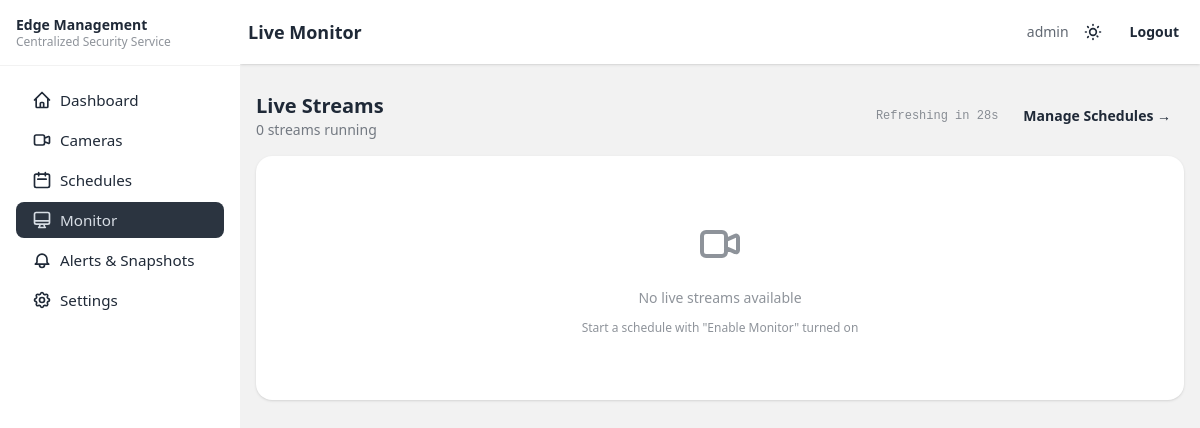
Screenshot of /monitor/ (signed in) with the database file from the repository.
### app/models.py (models this page shows)
class User(AbstractUser):
    ROLES = [('admin', 'Admin'), ('operator', 'Operator'), ('viewer', 'Viewer')]
    role = models.CharField(max_length=20, choices=ROLES, default='viewer')

class SiteConfig(models.Model):
    company_name = models.CharField(max_length=200, default='My Company')
    app_name     = models.CharField(max_length=200, default='SOCA Dashboard')
    company_logo = models.FileField(upload_to='logos/', blank=True)
    logo_height  = models.PositiveIntegerField(default=40, help_text='Logo height in pixels')
    class Meta:
        verbose_name = 'Site Config'
    @classmethod
    def get(cls):
        obj, _ = cls.objects.get_or_create(pk=1)
        return obj

### app/views.py (the view, shortened to what this page needs)
# urls.py: path("monitor/", views.monitor_view, name="monitor"),
@login_required
def monitor_view(request):
    edge = EdgeConfig.objects.first()
    engine_url = edge.engine_url if edge else settings.ENGINE_BASE_URL
    running = Schedule.objects.select_related("camera").filter(
        is_active=True, enable_monitor=True
    ).exclude(current_job_id="")
    streams = []
    for s in running:
        job = engine_client.get_job(s.current_job_id)
    return render(request, "monitor.html", {"streams": streams, "engine_url": engine_url})

### app/context_processors.py (called while the page is built)
def site_config(request):
    return {'site_config': SiteConfig.get()}

### engine_client.py (called while the page is built)
def _base():
    from app.models import EdgeConfig
    cfg = EdgeConfig.objects.first()
    return cfg.engine_url if cfg else settings.ENGINE_BASE_URL

def get_job(job_id):
    try:
        return requests.get(f"{_base()}/jobs/{job_id}", timeout=3).json()
    except Exception:
        return None

### templates/monitor.html (shortened to what this page needs)
{% extends "base.html" %}
{% block page_title %}Live Monitor{% endblock %}
{% block content %}
<div class="space-y-4">
  <div class="flex items-center justify-between">
    <div>
      <h2 class="text-xl font-bold">Live Streams</h2>
      <p class="text-sm opacity-60">{{ streams|length }} stream{% if streams|length != 1 %}s{% endif %} running</p>
    </div>
    <div class="flex items-center gap-3">
      <span id="reload-countdown" class="text-xs opacity-50 font-mono"></span>
      <a href="{% url 'schedule_list' %}" class="btn btn-ghost btn-sm">Manage Schedules →</a>
    </div>
  </div>
  {% if streams %}
  <div class="grid grid-cols-1 md:grid-cols-2 xl:grid-cols-3 gap-4">
    {% for s in streams %}
    <div class="card bg-base-100 shadow">
      <div class="card-body p-3">
        <div class="flex items-center justify-between mb-2">
          <div>
            <p class="font-semibold text-sm">{{ s.schedule_name }}</p>
            <p class="text-xs opacity-50">{{ s.camera_name }}</p>
          </div>
          <div class="flex items-center gap-2">
            <span class="badge badge-success badge-sm gap-1">
              <span class="w-1.5 h-1.5 rounded-full bg-success-content animate-pulse inline-block"></span>
              LIVE
            </span>
            <a href="{{ s.stream_url }}"
               onclick="window.open(this.href,'stream_{{ s.job_id }}','width=854,height=480,resizable=yes,scrollbars=no,toolbar=no,menubar=no,status=no'); return false;"
               class="btn btn-xs btn-ghost opacity-60 hover:opacity-100"
               title="Open stream in popup window">
              <svg xmlns="http://www.w3.org/2000/svg" class="h-4 w-4" fill="none" viewBox="0 0 24 24" stroke="currentColor">
                <path stroke-linecap="round" stroke-linejoin="round" stroke-width="2"
                  d="M4 8V4m0 0h4M4 4l5 5m11-5h-4m4 0v4m0-4l-5 5M4 16v4m0 0h4m-4 0l5-5m11 5l-5-5m5 5v-4m0 4h-4"/>
              </svg>
            </a>
          </div>
        </div>
        <img src="{{ s.stream_url }}?t={{ s.job_id }}"
             alt="Live stream — {{ s.schedule_name }}"
             class="stream-img w-full rounded-lg border border-base-300 bg-black cursor-pointer"
             style="aspect-ratio:16/9; object-fit:contain;"
             onclick="window.open('{{ s.stream_url }}','stream_{{ s.job_id }}','width=854,height=480,resizable=yes,scrollbars=no,toolbar=no,menubar=no,status=no')" />
        <div class="mt-2 flex items-center justify-between">
          <span class="font-mono text-xs opacity-40">{{ s.job_id }}</span>
        </div>
      </div>
    </div>
    {% endfor %}
  </div>
  {% else %}
  <div class="card bg-base-100 shadow">
    <div class="card-body text-center py-16 opacity-50">
      <p class="text-sm">No live streams available</p>
      <p class="text-xs mt-1">Start a schedule with "Enable Monitor" turned on</p>
    </div>
  </div>
  {% endif %}
</div>
{% endblock %}

### templates/base.html (shortened to what this page needs)
<!DOCTYPE html>
<html lang="en" id="html-root" data-theme="light">
<head>
  <link href="https://cdn.jsdelivr.net/npm/daisyui@4.12.10/dist/full.min.css" rel="stylesheet" />
  <script src="https://cdn.tailwindcss.com"></script>
</head>
<body class="bg-base-200 min-h-screen">
  <div class="drawer lg:drawer-open">
    <div class="drawer-content flex flex-col">
      <div class="navbar bg-base-100 shadow sticky top-0 z-10">
        <div class="flex-1"><span class="text-lg font-semibold">{% block page_title %}SOCA Admin{% endblock %}</span></div>
        <div class="flex-none gap-2 flex items-center">
          <span class="text-sm opacity-70">{{ request.user.username }}</span>
          <button onclick="toggleTheme()" class="btn btn-ghost btn-sm btn-circle" title="Toggle theme">
          </button>
          <form method="post" action="{% url 'logout' %}">{% csrf_token %}
            <button class="btn btn-ghost btn-sm">Logout</button>
          </form>
        </div>
      </div>
      <div class="px-4 pt-3">
      </div>
      <main class="p-4 flex-1">{% block content %}{% endblock %}</main>
    </div>
    <div class="drawer-side z-20">
      <div class="w-60 min-h-full bg-base-100 flex flex-col">
        <div class="p-4 border-b border-base-200">
          <div class="text-sm font-bold leading-tight">{{ site_config.app_name }}</div>
          <div class="text-xs opacity-50 leading-tight">{{ site_config.company_name }}</div>
        </div>
      <ul class="menu p-4 flex-1 text-base-content gap-1">
        <li>
          <a href="{% url 'dashboard' %}" class="{% if request.resolver_match.url_name == 'dashboard' %}active{% endif %}">
            Dashboard
          </a>
        </li>
        {% if request.user.role in 'admin,operator' %}
        <li>
          <a href="{% url 'camera_list' %}" class="{% if 'camera' in request.resolver_match.url_name %}active{% endif %}">
            Cameras
          </a>
        </li>
        <li>
          <a href="{% url 'schedule_list' %}" class="{% if 'schedule' in request.resolver_match.url_name %}active{% endif %}">
            <svg xmlns="http://www.w3.org/2000/svg" class="h-5 w-5" fill="none" viewBox="0 0 24 24" stroke="currentColor">
              <path stroke-linecap="round" stroke-linejoin="round" stroke-width="2" d="M8 7V3m8 4V3m-9 8h10M5 21h14a2 2 0 002-2V7a2 2 0 00-2-2H5a2 2 0 00-2 2v12a2 2 0 002 2z" />
            </svg>
            Schedules
          </a>
        </li>
        {% endif %}
        <li>
          <a href="{% url 'monitor' %}" class="{% if request.resolver_match.url_name == 'monitor' %}active{% endif %}">
            <svg xmlns="http://www.w3.org/2000/svg" class="h-5 w-5" fill="none" viewBox="0 0 24 24" stroke="currentColor">
              <path stroke-linecap="round" stroke-linejoin="round" stroke-width="2" d="M9.75 17L9 20l-1 1h8l-1-1-.75-3M3 13h18M5 17h14a2 2 0 002-2V5a2 2 0 00-2-2H5a2 2 0 00-2 2v10a2 2 0 002 2z" />
            </svg>
            Monitor
          </a>
        </li>
        <li>
          <a href="{% url 'alerts' %}" class="{% if 'alert' in request.resolver_match.url_name %}active{% endif %}">
            Alerts &amp; Snapshots
          </a>
        </li>
        {% if request.user.role == 'admin' %}
        <li>
          <a href="{% url 'settings' %}" class="{% if 'setting' in request.resolver_match.url_name or 'user' in request.resolver_match.url_name or 'edge' in request.resolver_match.url_name %}active{% endif %}">
            Settings
          </a>
        </li>
        {% endif %}
      </ul>
      </div>
    </div>
  </div>
</body>
</html>

### templates/base.html (style rules this page uses)
html { font-size: 16px; }
.menu { font-size: 0.95rem; }

### rows the page displays
User: user.username "admin"
SiteConfig: app_name "Edge Management", company_name "Centralized Security Service"

### other values shown
{{ streams|length }} "0"
